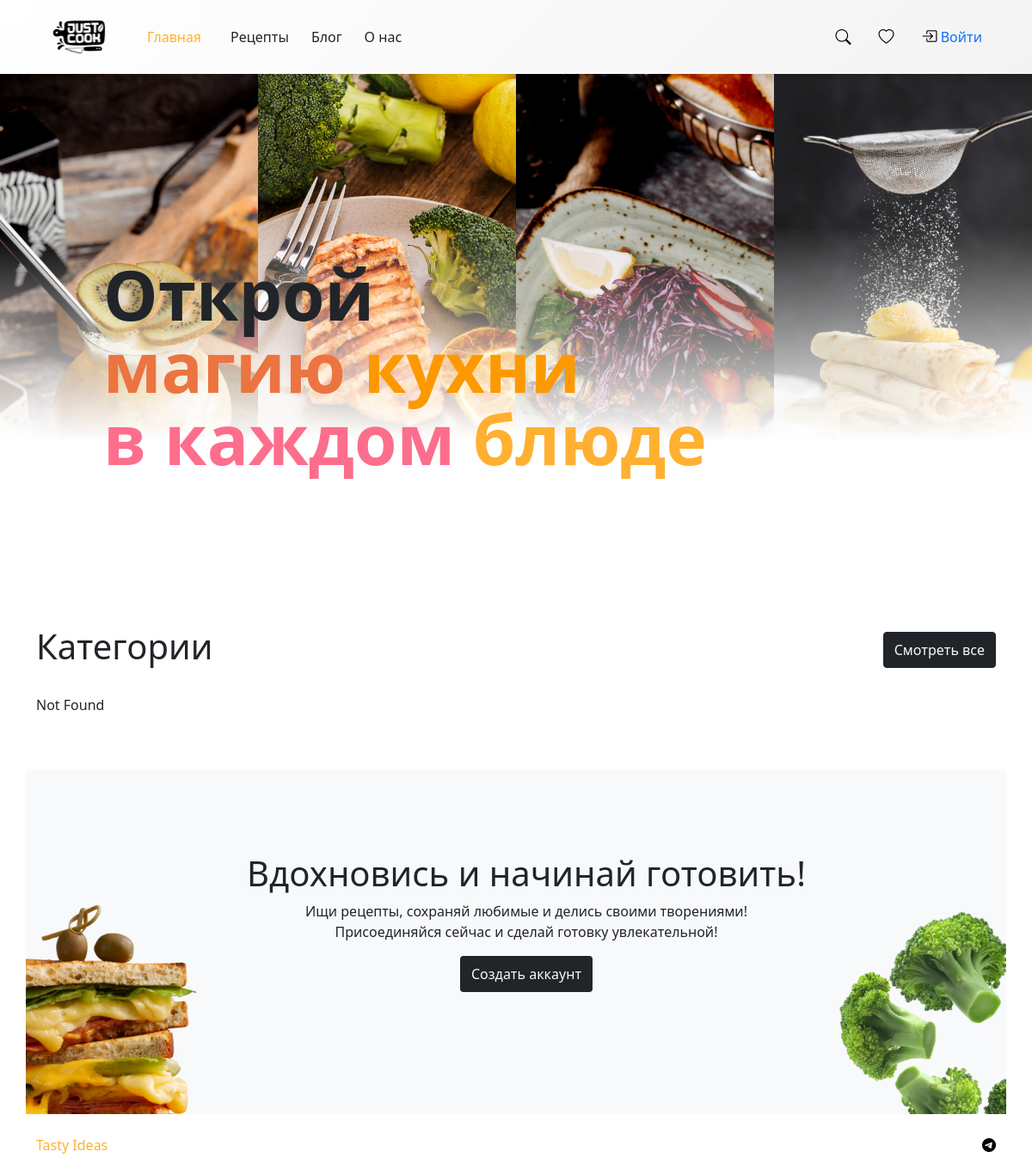
/, run on an earlier commit of the app's database.
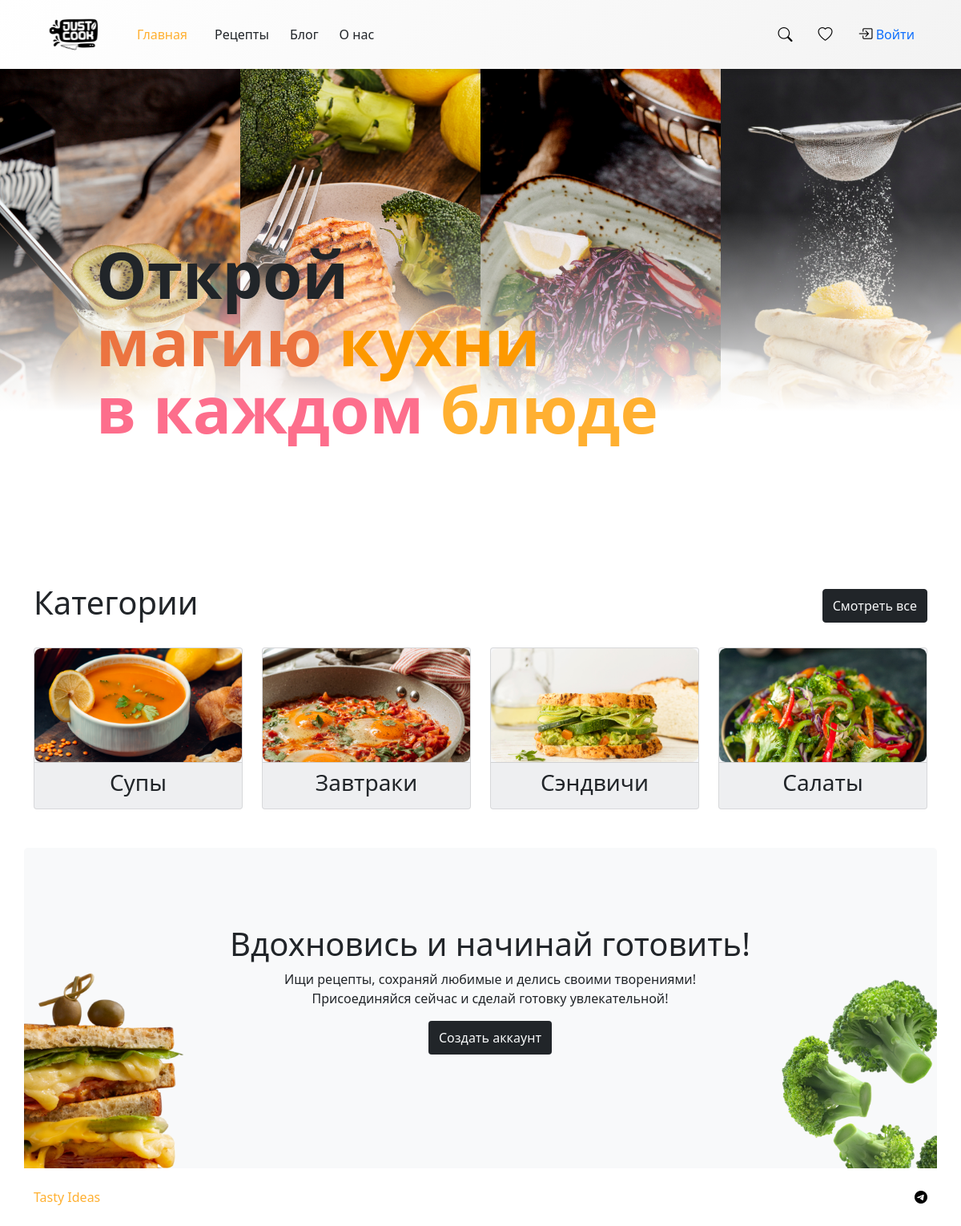
And on a later commit of the database.
### myapp/models.py (models this page shows, shortened)
class Category(models.Model):
    name = models.CharField(max_length=100)
    description = models.TextField(max_length=250)
    photo = models.ImageField(upload_to='category_photos/', default='default_image.png')

### myapp/views.py (the view)
# urls.py: path('', index_recipes, name='index_recipes'),
def index_recipes(request: HttpRequest):
    categories = Category.objects.filter(name__in=["Супы", "Завтраки", "Сэндвичи", "Салаты"])
    return render(request, 'myapp/index_recipes.html', {'categories': categories})

### myapp/templates/myapp/index_recipes.html
{% extends "base.html" %} {% block title %}Главная страница{% endblock title %}
{% load static %}
{% block content %}
    <div class="container-fluid p-0">
        <div class="row g-0 position-relative custom-top-content">
            <div class="col">
                <img src="{% static 'images/fruit-fresh-with-kiwi-slices.png' %}" class="img-fluid w-100" alt="photo">
            </div>
            <div class="col">
                <img src="{% static 'images/slice-grilled-salmon.png' %}" class="img-fluid w-100" alt="photo">
            </div>
            <div class="col">
                <img src="{% static 'images/vegetable-salad-with-tomatoes-cucumbers-radishes-cabbage-slice-lemon.png' %}" class="img-fluid w-100" alt="photo">
            </div>
            <div class="col">
                <img src="{% static 'images/pancakes-covered-with-powdered-sugar.png' %}" class="img-fluid w-100" alt="photo">
        </div>
        <div class="custom-gradient-overlay"></div>
        <div class="slogan position-absolute bottom-0  start-0">
            <h1>
                <span class="applied_custom-black">Открой</span><br>
                <span class="applied-custom-peach"> магию</span><span class="applied-custom-orrange"> кухни</span><br>
                <span class="applied-custom-pink"> в каждом</span><span class="applied-custom-yellow"> блюде</span>
            </h1>
        </div>
    </div>
    <section class="container category py-5">
            <div class="category-top d-flex flex-row mb-4 align-items-center ">
                <h1 class="col-5">Категории</h1>
                <button class="btn btn-dark text-light ms-auto py-2">Смотреть все</button>
            </div>
            <div class="category-cards row g-4">
                {% for category in categories %}
                <div class="col-md-3">
                    <div class="card card-custom">
                        {% if category.photo %}
                        <img src="{{ category.photo.url }}" class="card-img-top rounded-3" alt="{{ category.name }}">
                        {% else %}
                        <img src="/media/default_image.png" class="card-img-top" alt="{{ category.name }}">
                        {% endif %}
                        <div class="card-footer">
                            <h3 class="card-title text-center">{{ category.name }}</h3>
                        </div>
                    </div>
                </div>
            {% empty %}
                <p>Not Found</p>
            {% endfor %}
            </div>
    </section>
    <section class="container rounded-3 py-5 position-relative bg-light h-50">
        <div class="position-absolute py-5 d-flex flex-column justify-content-center align-items-center text-center w-100">
            <h1>Вдохновись и начинай готовить!</h1>
            <p class="w-50">Ищи рецепты, сохраняй любимые и делись своими творениями! Присоединяйся сейчас и сделай готовку увлекательной!</p>
            <button class="btn bg-dark text-light py-2">Создать аккаунт</button>
        </div>
        <div>
            <img class="position-absolute bottom-0 end-0 h-75" src="{% static "images/green-broccoli.png" %}" alt="photo">
            <img class="position-absolute bottom-0 start-0 h-75" src="{% static "images/delicious-sandwich.png" %}" alt="photo">
        </div>
    </section>
{% endblock content %}

### templates/base.html (shortened to what this page needs)
{% load static %}
<html lang="ru">
  <head>
    <link href="https://cdn.jsdelivr.net/npm/bootstrap@5.0.2/dist/css/bootstrap.min.css" rel="stylesheet">
    <link href="https://cdn.jsdelivr.net/npm/bootstrap-icons/font/bootstrap-icons.css" rel="stylesheet">
    <link href="{% static 'css/style.css' %}" rel="stylesheet">
  </head>
  <body>
    <header class="header sticky-top">
      <div class="container">
        <nav class="navbar navbar-expand-lg navbar-dark bg-transparent">
          <div class="d-flex w-100 align-items-center justify-content-between">
            <div class="d-flex align-items-center">
              <a class="navbar-brand" href="{% url 'index_recipes' %}">
                <img src="{% static 'images/logo.svg' %}" alt="Logo" width="100" height="auto">
              </a>
			  <ul class="navbar-nav mx-auto">
                <li class="nav-item">
                  <a class="nav-link text-dark {% if request.path == '/' %}active{% endif %} me-2" href="{% url 'index_recipes' %}">Главная</a>
                </li>
                <li class="nav-item">
                  <a class="nav-link text-dark {% if request.path == '/detailed_recipe/' %}active{% endif %}" href="{% url 'detailed_recipe' %}">Рецепты</a>
                </li>
                <li class="nav-item">
                  <a class="nav-link text-dark {% if request.path == '/recipes/' %}active{% endif %}" href="{% url 'index_recipes' %}">Блог</a>
                </li>
                <li class="nav-item">
                  <a class="nav-link text-dark {% if request.path == '/recipes/' %}active{% endif %}" href="{% url 'index_recipes' %}">О нас</a>
                </li>
              </ul>
            </div>
            <div class="d-flex align-items-center">
              <a class="nav-link" href="#"><i class="bi bi-search"></i></a>
              <a class="nav-link" href="#"><i class="bi bi-heart"></i></a>
              {% if user.is_authenticated %}
                  <a href="{% url 'logout' %}" class="nav-link">
                      <i class="bi bi-box-arrow-right"></i>
                      <span>Выйти</span>
                  </a>
              {% else %}
                  <a href="{% url 'login' %}" class="nav-link">
                      <i class="bi bi-box-arrow-in-right"></i>
                      <span>Войти</span>
                  </a>
              {% endif %}
            </div>
          </div>
        </div>
    </header>
    {% block content %}{% endblock content %}
    <footer class="bg-white py-4">
      <div class="container">
        <div class="d-flex w-100 align-items-center justify-content-between">
          <div class"col-md-6">
            <p class="mb-0 product-name">Tasty Ideas</p>
          </div>
          <div class="col-md-6 text-end">
          <a href="https://t.me" class="text-black">
              <i class="bi bi-telegram"></i>
            </a>
          </div>
      </div>
    </div>
    </footer>
  </body>
</html>

### static/css/style.css (style rules this page uses)
.header { padding-top: 10px; padding-bottom: 10px; background: linear-gradient( 135deg, rgba(255, 255, 255, 0.8), rgba(240, 240, 240, 0.8) ); box-shadow: 0 4px 8px rgba(0, 0, 0, 0.1); z-index: 3; }
.header .navbar-brand img { max-height: 40px; }
.header .nav-link { font-size: 16px; }
.header .nav-link i { font-size: 18px; }
.navbar-nav .nav-item { padding-left: 5px; padding-right: 5px; }
:root { --custom-yellow-color: #ffb031; --custom-orrange-color: #fd9900; --custom-pink-color: #fd6e8c; --custom-peach-color: #ec7440; --custom-black-color: #1e1e1e; }
.applied-custom-pink { color: var(--custom-pink-color); }
.applied-custom-yellow { color: var(--custom-yellow-color); }
.applied-custom-orrange { color: var(--custom-orrange-color); }
.applied-custom-peach { color: var(--custom-peach-color); }
.nav-link.active { color: var(--custom-yellow-color) !important; }
.i, .bi { color: black !important; }
img.img-fluid { object-fit: cover; }
.product-name { color: var(--custom-yellow-color); }
.custom-top-content { position: relative; width: 100%; }
.custom-gradient-overlay { position: absolute; bottom: 0; left: 0; width: 100%; height: 70%; background: linear-gradient(180deg, rgba(255, 255, 255, 0) 0%, #fff 60%); z-index: 1; }
.slogan { position: absolute; padding-left: 10%; padding-bottom: 10%; z-index: 2; }
.slogan h1 { font-size: 80px !important; font-style: normal; font-weight: 550; line-height: 105%; }
.card-custom { background-color: #f6f7f9; }

What changed in the data, as far as the page shows it:
added Category: photo (picture), name "Супы"
added Category: photo (picture), name "Завтраки"
added Category: photo (picture), name "Сэндвичи"
added Category: photo (picture), name "Салаты"
Also different on the page:
text no longer shown: "Not Found"
